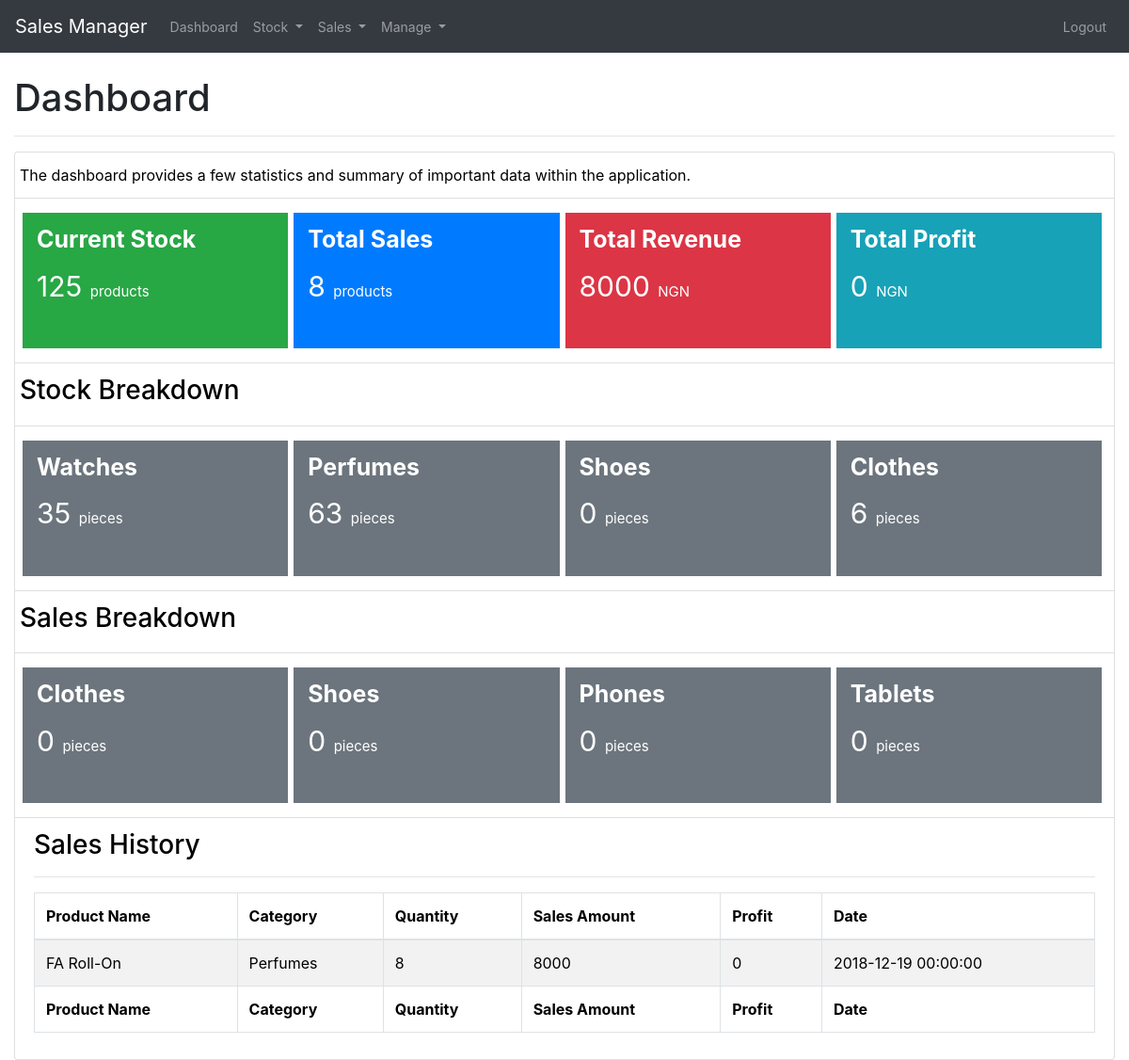
The app's page /dashboard (signed in) with its own data.
### app.py (models this page shows)
class Sales(db.Model):
    id =db.Column(db.Integer, primary_key=True)
    name = db.Column(db.String(50), nullable=False)
    category = db.Column(db.String(50), nullable=False)
    quantity = db.Column(db.Integer, nullable=False)
    profit = db.Column(db.Integer, nullable=False)
    sales_amount = db.Column(db.Integer, nullable=False)
    create_date = db.Column(db.DateTime, nullable=False)

### app.py (the view)
@app.route('/dashboard', methods=['GET', 'POST'])
@is_logged_in
def dashboard():
    sales = Sales.query.all()
    all_stock = Stock.query.all()
    total_stock = 0
    total_sales = 0
    total_revenue = 0
    total_profit = 0
    shoes = 0
    clothes = 0
    phones = 0
    tablets = 0
    others = 0
    s_shoes = 0
    s_clothes = 0
    s_phones = 0
    s_tablets = 0
    s_others = 0
    for stock in all_stock:
        total_stock += stock.quantity
        if stock.category == 'Shoes':
            s_shoes += stock.quantity
        if stock.category == 'Watches':
            s_phones += stock.quantity
        if stock.category == 'Perfumes':
            s_tablets += stock.quantity
        if stock.category == 'Clothes':
            s_clothes += stock.quantity
        if stock.category == 'Others':
            s_others += stock.quantity
        print(total_stock)
    for sale in sales:
        total_sales += sale.quantity
        total_revenue += sale.sales_amount
        total_profit += sale.profit
        if sale.category == 'Shoes':
            shoes += sale.quantity
        if sale.category == 'Phones':
            phones += sale.quantity
        if sale.category == 'Tablets':
            tablets += sale.quantity
        if sale.category == 'Clothes':
            clothes += sale.quantity
        if sale.category == 'Others':
            others += sale.quantity
    context = {
            'sales': sales,
            'total_stock': total_stock,
            'total_sales': total_sales,
            'total_revenue': total_revenue,
            'total_profit': total_profit,
            'total_stock': total_stock,
            'shoes': shoes,
            'clothes': clothes,
            'phones': phones,
            'tablets': tablets,
            'others': others,
            's_shoes': s_shoes,
            's_clothes': s_clothes,
            's_phones': s_phones,
            's_tablets': s_tablets,
            's_others': s_others,
            }
    return render_template('dashboard.html', context=context)

### app.py (called while the page is built)
def is_logged_in(f):
    @wraps(f)
    def wrap(*args, **kwargs):
        if 'logged_in' in session:
            return f(*args, **kwargs)
        else:
            flash('Unathorized! Please login', 'danger')
            return redirect(url_for('login'))
    return wrap

### templates/dashboard.html
{% extends 'layout.html' %}
{% block body %}
<div class="container-fluid">
  <h1>Dashboard</h1>
  <hr>
  <ul class="list-group">
      <li class="list-group-item">
         <div class = "row">
           The dashboard provides a few statistics and summary of important data within the application.
         </div>
      </li>
      <li class="list-group-item">
         <div class = "row">
            <div class="col-sm-3 description dash-1 bg-success ">
              <span style = "color: white; font-size:25px;">Current Stock</span>
              <span style = "color: white; font-size:30px;">{{context.total_stock}} <small style = "font-size:15px;">products</small></span>
            </div>
            <br>
            <div class="col-sm-3 description dash-2 bg-primary">
              <span style = "color: white; font-size:25px;">Total Sales</span>
              <span style = "color: white; font-size:30px;">{{context.total_sales}} <small style = "font-size:15px;">products</small></span>
            </div>
            <div class="col-sm-3 description dash-3 bg-danger">
              <span style = "color: white; font-size:25px;">Total Revenue</span>
              <span style = "color: white; font-size:30px;">{{context.total_revenue}} <small style = "font-size:15px;">NGN</small></span>
            </div>
            <div class="col-sm-3 description dash-4 bg-info">
              <span style = "color: white; font-size:25px;">Total Profit</span>
              <span style = "color: white; font-size:30px;">{{context.total_profit}} <small style = "font-size:15px;">NGN</small></span>
            </div>
         </div>
      </li>
      <li class="list-group-item">
         <h3 class = "row">
           Stock Breakdown
         </h3>
      </li>
      <li class="list-group-item">
         <div class = "row">
            <div class="col-sm-3 description dash-1 bg-secondary ">
              <span style = "color: white; font-size:25px;">Watches</span>
              <span style = "color: white; font-size:30px;">{{context.s_phones}} <small style = "font-size:15px;">pieces</small></span>
            </div>
            <br>
            <div class="col-sm-3 description dash-2 bg-secondary">
              <span style = "color: white; font-size:25px;">Perfumes</span>
              <span style = "color: white; font-size:30px;">{{context.s_tablets}} <small style = "font-size:15px;">pieces</small></span>
            </div>
            <div class="col-sm-3 description dash-3 bg-secondary">
              <span style = "color: white; font-size:25px;">Shoes</span>
              <span style = "color: white; font-size:30px;">{{context.s_shoes}} <small style = "font-size:15px;">pieces</small></span>
            </div>
            <div class="col-sm-3 description dash-4 bg-secondary">
              <span style = "color: white; font-size:25px;">Clothes</span>
              <span style = "color: white; font-size:30px;">{{context.s_clothes}} <small style = "font-size:15px;">pieces</small></span>
            </div>
         </div>
      </li>
      <li class="list-group-item">
         <h3 class = "row">
           Sales Breakdown
         </h3>
      </li>
      <li class="list-group-item">
         <div class = "row">
            <div class="col-sm-3 description dash-1 bg-secondary ">
              <span style = "color: white; font-size:25px;">Clothes</span>
              <span style = "color: white; font-size:30px;">{{context.clothes}} <small style = "font-size:15px;">pieces</small></span>
            </div>
            <br>
            <div class="col-sm-3 description dash-2 bg-secondary">
              <span style = "color: white; font-size:25px;">Shoes</span>
              <span style = "color: white; font-size:30px;">{{context.shoes}} <small style = "font-size:15px;">pieces</small></span>
            </div>
            <div class="col-sm-3 description dash-3 bg-secondary">
              <span style = "color: white; font-size:25px;">Phones</span>
              <span style = "color: white; font-size:30px;">{{context.phones}} <small style = "font-size:15px;">pieces</small></span>
            </div>
            <div class="col-sm-3 description dash-4 bg-secondary">
              <span style = "color: white; font-size:25px;">Tablets</span>
              <span style = "color: white; font-size:30px;">{{context.tablets}} <small style = "font-size:15px;">pieces</small></span>
            </div>
         </div>
      </li>
      <li class="list-group-item">
        <h3>Sales History</h3>
        <hr>
        <table id="" class="table table-striped table-bordered dt-responsive nowrap" style="width:100%">
              <thead>
                  <tr>
                      <th>Product Name</th>
                      <th>Category</th>
                      <th>Quantity</th>
                      <th>Sales Amount</th>
                      <th>Profit</th>
                      <th>Date</th>
                  </tr>
              </thead>
              <tbody>
                {% for sale in context.sales %}
                <tr>
                    <td>{{sale.name}}</td>
                    <td>{{sale.category}}</td>
                    <td>{{sale.quantity}}</td>
                    <td>{{sale.sales_amount}}</td>
                    <td>{{sale.profit}}</td>
                    <td>{{sale.create_date}}</td>
                </tr>
                {% endfor %}
              </tbody>
              <tfoot>
                  <tr>
                      <th>Product Name</th>
                      <th>Category</th>
                      <th>Quantity</th>
                      <th>Sales Amount</th>
                      <th>Profit</th>
                      <th>Date</th>
                  </tr>
              </tfoot></table>
      </li>
  </ul>
</div>
{% endblock %}

### static/css/style.css (style rules this page uses)
.list-group-item { color: black !important; }
.row { padding-right: 5px; }
.description { padding-top: 10px; width: 100px; }
.description span { display: block; font-size: 14px; color: #43484D; font-weight: 700; }
.description span:last-child { font-weight: 400; margin-top: 8px; color: #86939E; }
.dash-1 { width:100%; height: 150px; border-style: solid; border-color: white; }
.dash-2 { width:100%; height: 150px; border-style: solid; border-color: white; }
.dash-3 { width:100%; height: 150px; border-style: solid; border-color: white; }
.dash-4 { width:100%; height: 150px; border-style: solid; border-color: white; }

### records on screen
Sales: name "FA Roll-On", category "Perfumes", quantity "8", sales_amount "8000", profit "0", create_date "2018-12-19 00:00:00"

### other values on screen
{{ context.total_stock }} "125"
{{ context.total_sales }} "8"
{{ context.total_revenue }} "8000"
{{ context.total_profit }} "0"
{{ context.s_phones }} "35"
{{ context.s_tablets }} "63"
{{ context.s_shoes }} "0"
{{ context.s_clothes }} "6"
{{ context.clothes }} "0"
{{ context.shoes }} "0"
{{ context.phones }} "0"
{{ context.tablets }} "0"
